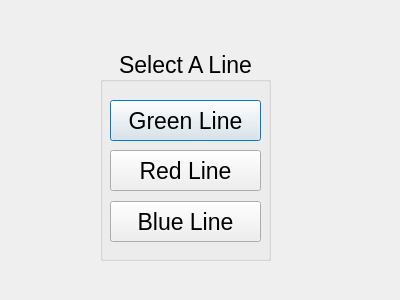
<?xml version="1.0" encoding="UTF-8"?>
<ui version="4.0">
 <class>LineSelect</class>
 <widget class="QDialog" name="LineSelect">
  <property name="geometry">
   <rect>
    <x>0</x>
    <y>0</y>
    <width>400</width>
    <height>300</height>
   </rect>
  </property>
  <property name="sizePolicy">
   <sizepolicy hsizetype="Expanding" vsizetype="Expanding">
    <horstretch>0</horstretch>
    <verstretch>0</verstretch>
   </sizepolicy>
  </property>
  <property name="font">
   <font>
    <pointsize>12</pointsize>
   </font>
  </property>
  <property name="windowTitle">
   <string>Dialog</string>
  </property>
  <widget class="QGroupBox" name="selectionbox">
   <property name="geometry">
    <rect>
     <x>100</x>
     <y>50</y>
     <width>171</width>
     <height>211</height>
    </rect>
   </property>
   <property name="font">
    <font>
     <pointsize>17</pointsize>
    </font>
   </property>
   <property name="title">
    <string>Select A Line</string>
   </property>
   <property name="alignment">
    <set>Qt::AlignCenter</set>
   </property>
   <widget class="QPushButton" name="selectgreen">
    <property name="geometry">
     <rect>
      <x>10</x>
      <y>50</y>
      <width>151</width>
      <height>41</height>
     </rect>
    </property>
    <property name="text">
     <string>Green Line</string>
    </property>
   </widget>
   <widget class="QPushButton" name="selectred">
    <property name="geometry">
     <rect>
      <x>10</x>
      <y>100</y>
      <width>151</width>
      <height>41</height>
     </rect>
    </property>
    <property name="text">
     <string>Red Line</string>
    </property>
   </widget>
   <widget class="QPushButton" name="selectblue">
    <property name="geometry">
     <rect>
      <x>10</x>
      <y>151</y>
      <width>151</width>
      <height>41</height>
     </rect>
    </property>
    <property name="text">
     <string>Blue Line</string>
    </property>
   </widget>
  </widget>
 </widget>
 <resources/>
 <connections/>
</ui>
